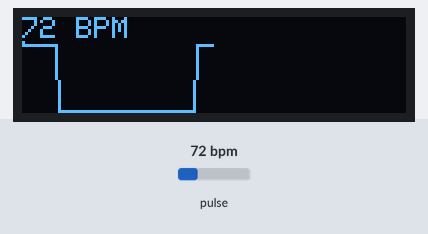
A sketch run on a simulated Arduino Uno, built with avr-gcc and run on an emulated ATmega328P. On the bench: 128×32 one-colour display. The inputs (shaded band) are chosen by the test bench; at power-on: pulse 72 bpm.

Above: at 1.2 s.
1.3 s: pulse set to 42 bpm
At 2.0 s:
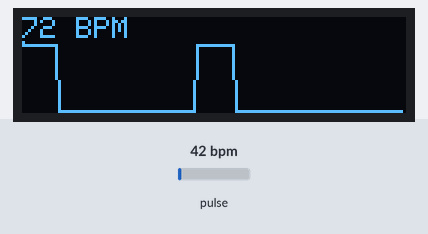
3.3 s: pulse set to 70 bpm
At 3.52 s:
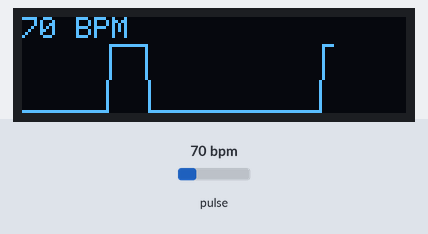
4.8 s: pulse set to 100 bpm
At 5.04 s:
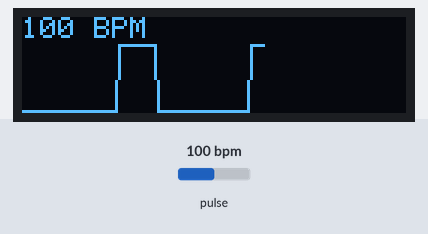
Timing chart, 0 to 7.8 s (numbered marks = the images above; inputs shaded):
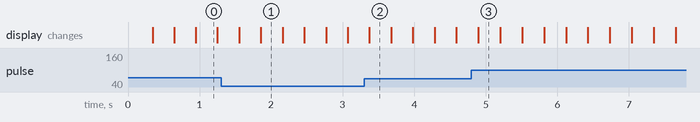

The sketch:

Ejemplo_1_Pan_Sen.ino
```cpp
#include <Wire.h>
#include <Adafruit_GFX.h>
#include <Adafruit_SSD1306.h>
#include <PulseSensorPlayground.h>

#define SCREEN_WIDTH 128
#define SCREEN_HEIGHT 32
#define OLED_RESET 4
Adafruit_SSD1306 display(SCREEN_WIDTH, SCREEN_HEIGHT, &Wire, OLED_RESET);

#define SENSOR_PIN 0
#define THRESHOLD  515

PulseSensorPlayground pulseSensor;

int x = 0;
int lastx = 0;
int lasty = 0;
int BPM = 0;

// Area del grafico (deja 9px arriba para el texto "BPM")
#define GRAPH_TOP    9
#define GRAPH_BOTTOM (SCREEN_HEIGHT - 1)

// --- Auto-escala ---
int dynMin = 600;
int dynMax = 600;
#define MIN_RANGE 10   // ancho minimo del rango, evita division entre casi 0
#define DECAY     1    // que tan rapido se "olvida" el min/max viejo

void setup() {
  display.begin(SSD1306_SWITCHCAPVCC, 0x3C);
  display.clearDisplay();
  display.setTextSize(1);
  display.setTextColor(WHITE);

  pulseSensor.analogInput(SENSOR_PIN);
  pulseSensor.setThreshold(THRESHOLD);
  pulseSensor.begin();   // <-- ESTO FALTABA: activa el muestreo de la libreria
}

void loop()
{
  if (x > 127)
  {
    display.clearDisplay();
    x = 0;
    lastx = x;
  }

  int value = pulseSensor.getLatestSample();  // mismo dato que usa la libreria

  // --- Actualizar rango dinamico ---
  if (value > dynMax) dynMax = value;
  else dynMax -= DECAY;

  if (value < dynMin) dynMin = value;
  else dynMin += DECAY;

  if (dynMax - dynMin < MIN_RANGE) {
    dynMax = dynMin + MIN_RANGE;
  }

  int y = map(value, dynMin, dynMax, GRAPH_BOTTOM, GRAPH_TOP);
  y = constrain(y, GRAPH_TOP, GRAPH_BOTTOM);

  display.writeLine(lastx, lasty, x, y, WHITE);
  lasty = y;
  lastx = x;

  // --- Calculo de BPM ---
  if (pulseSensor.sawStartOfBeat()) {
    BPM = pulseSensor.getBeatsPerMinute();
  }

  // --- Mostrar BPM ---
  display.fillRect(0, 0, SCREEN_WIDTH, 8, BLACK);
  display.setCursor(0, 0);
  display.print(BPM);
  display.print(" BPM");
  display.display();

  x++;
}
```
